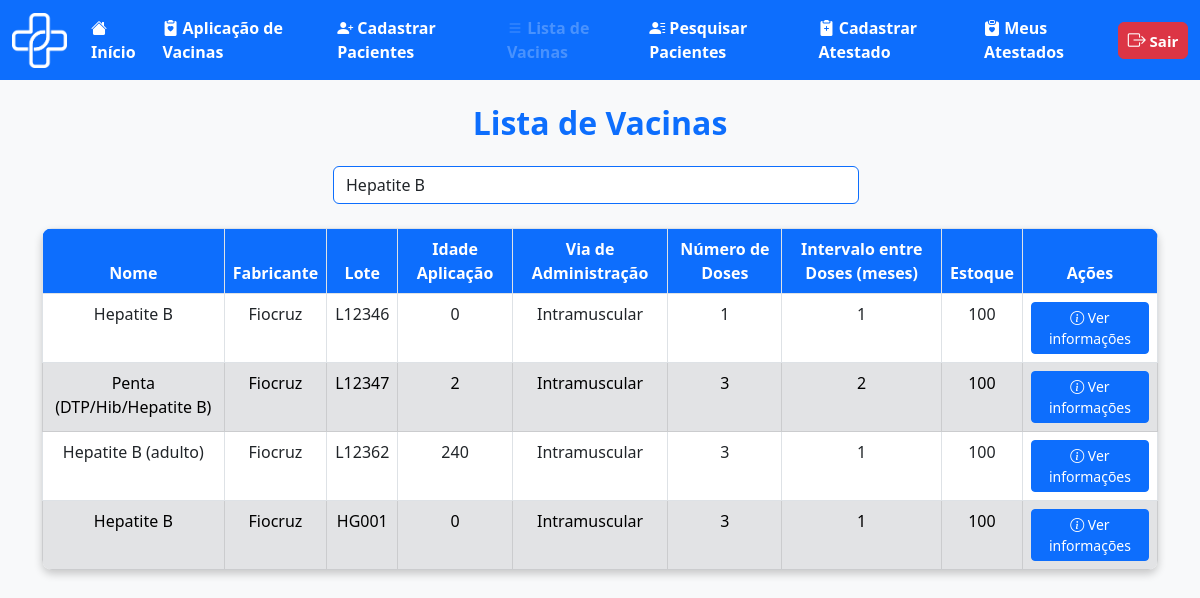
Page /medica/listavac.php?nome_vacina=Hepatite B (signed in) on the earlier database version.
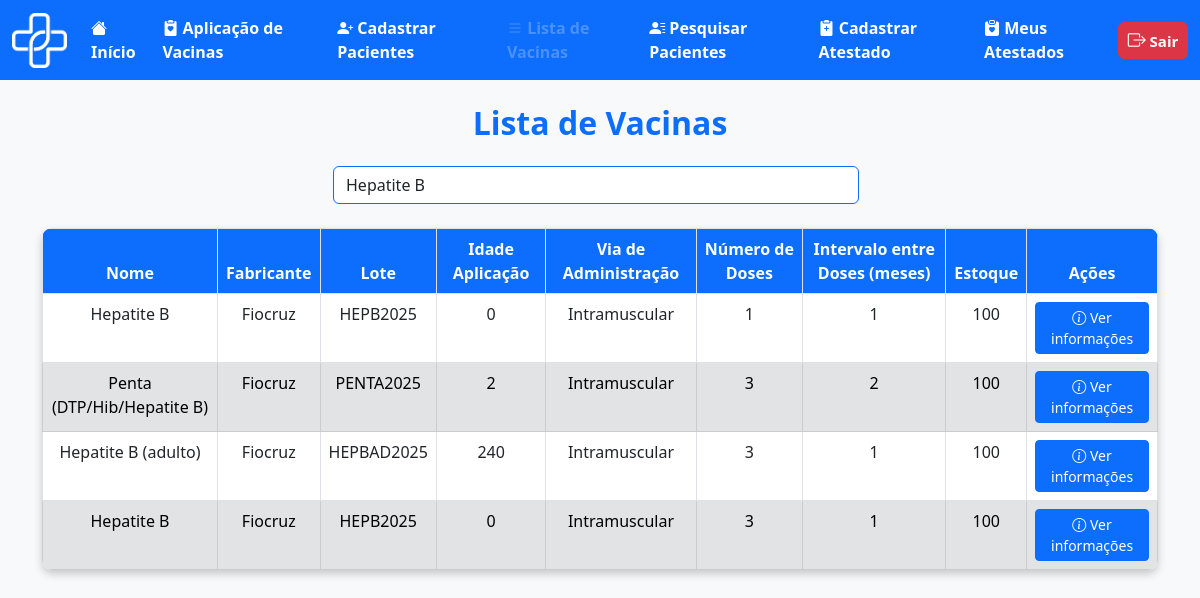
Same page on the later database version.
### tables this page shows
CREATE TABLE `vacina` (
  `id_vaci` int(11) NOT NULL,
  `nome_vaci` varchar(100) NOT NULL,
  `fabri_vaci` varchar(100) NOT NULL,
  `lote_vaci` varchar(50) NOT NULL,
  `idade_aplica` int(3) NOT NULL,
  `via_adimicao` varchar(50) NOT NULL,
  `n_dose` int(1) NOT NULL,
  `intervalo_dose` int(11) NOT NULL,
  `idade_meses_reco` smallint(6) DEFAULT NULL,
  `idade_anos_reco` smallint(6) DEFAULT NULL,
  `estoque` int(11) NOT NULL,
  `id_calendario` int(11) DEFAULT NULL
);

### medica/listavac.php (the view, shortened to what this page needs)
<?php
include('../outros/db_connect.php');
$nome_vacina = '';
if (isset($_GET['nome_vacina'])) {
    $nome_vacina = trim($_GET['nome_vacina']);
}
if (!empty($nome_vacina)) {
    $sql = "SELECT id_vaci, nome_vaci, fabri_vaci, lote_vaci, idade_aplica, via_adimicao, n_dose, intervalo_dose, estoque
            FROM vacina WHERE nome_vaci LIKE ?";
    $stmt = $conn->prepare($sql);
    $like_param = '%' . $nome_vacina . '%';
    $stmt->bind_param('s', $like_param);
    $stmt->execute();
    $result = $stmt->get_result();
} else {
    $sql = "SELECT id_vaci, nome_vaci, fabri_vaci, lote_vaci, idade_aplica, via_adimicao, n_dose, intervalo_dose, estoque
            FROM vacina";
    $result = $conn->query($sql);
}
?>
<!DOCTYPE html>
<html lang="pt-BR">
<head>
    <link href="https://cdn.jsdelivr.net/npm/bootstrap-icons/font/bootstrap-icons.css" rel="stylesheet">
    <link href="https://cdn.jsdelivr.net/npm/bootstrap@5.3.0/dist/css/bootstrap.min.css" rel="stylesheet">
</head>
<body>
    <nav class="navbar navbar-expand-lg bg-primary" data-bs-theme="dark">
        <div class="container-fluid">
            <div class="d-flex align-items-center">
                <img src="../img/logo_vetor.png" alt="Logo DigitalVac" width="55" height="55" class="me-3">
            </div>
            <div class="collapse navbar-collapse" id="navbarNavAltMarkup">
                <div class="navbar-nav">
                    <a class="nav-link active fs-6 fw-bold" href="telainicio.php">
                        <i class="bi bi-house-fill"></i> Início
                    </a>
                    <a class="nav-link active fs-6 fw-bold" href="cadastroaplic.php">
                        <i class="bi bi-clipboard2-heart-fill"></i> Aplicação de Vacinas
                    </a>
                    <a class="nav-link active fs-6 fw-bold" href="cadastropac.html">
                        <i class="bi bi-person-plus-fill"></i> Cadastrar Pacientes
                    </a>
                    <a class="nav-link disabled fs-6 fw-bold" aria-disabled="true" href="listavac.php">
                        <i class="bi bi-list"></i> Lista de Vacinas
                    </a>
                    <a class="nav-link active fs-6 fw-bold" href="pesquisa_paciente.php">
                        <i class="bi bi-person-lines-fill"></i> Pesquisar Pacientes
                    </a>
                    <a class="nav-link active fs-6 fw-bold" href="cadastroatestado.php">
                        <i class="bi bi-clipboard2-plus-fill"></i> Cadastrar Atestado
                    </a>
                    <a class="nav-link active fs-6 fw-bold" href="atestado_medico.php">
                        <i class="bi bi-clipboard-heart-fill"></i> Meus Atestados
                    </a>
                </div>
                <ul class="navbar-nav ms-auto">
                    <li class="nav-item">
                        <a class="btn btn-danger fw-bold px-2 py-1" style="font-size: 15px; min-width: 70px;"
                            href="../outros/sair.php">
                            <i class="bi bi-box-arrow-right" style="font-size: 18px;"></i> Sair
                        </a>
                    </li>
                </ul>
            </div>
        </div>
    </nav>
    <div class="container mt-4">
        <h2 class="text-center text-primary fw-bold">Lista de Vacinas</h2>
        <div class="container-fluid col-md-6 mt-4">
            <form class="d-flex position-relative" role="search" id="form-pesquisa-vacina">
                <input class="form-control me-2 border border-primary" type="search" name="nome_vacina"
                    placeholder="Digite o nome da vacina" value="<?php echo htmlspecialchars($nome_vacina); ?>"
                    id="input-nome-vacina" autocomplete="off">
            </form>
        </div>
        <br>
        <div id="tabela-vacinas" class="d-flex justify-content-center">
            <table class="table table-bordered text-center mx-auto">
                <thead>
                    <tr>
                        <th>Nome</th>
                        <th>Fabricante</th>
                        <th>Lote</th>
                        <th>Idade Aplicação</th>
                        <th>Via de Administração</th>
                        <th>Número de Doses</th>
                        <th>Intervalo entre Doses (meses)</th>
                        <th>Estoque</th>
                        <th>Ações</th>
                    </tr>
                </thead>
                <tbody>
                    <?php
                    $rowIndex = 0;
                    while ($row = $result->fetch_assoc()):
                        if ($rowIndex === 0) {
                            $rowClass = 'bg-white';
                        } else {
                            $rowClass = ($rowIndex % 2 === 1) ? 'table-secondary' : 'bg-white';
                        }
                        ?>
                        <tr class="<?php echo $rowClass; ?>">
                            <td><?php echo htmlspecialchars($row['nome_vaci']); ?></td>
                            <td><?php echo htmlspecialchars($row['fabri_vaci']); ?></td>
                            <td><?php echo htmlspecialchars($row['lote_vaci']); ?></td>
                            <td><?php echo htmlspecialchars($row['idade_aplica']); ?></td>
                            <td><?php echo htmlspecialchars($row['via_adimicao']); ?></td>
                            <td><?php echo htmlspecialchars($row['n_dose']); ?></td>
                            <td><?php echo htmlspecialchars($row['intervalo_dose']); ?></td>
                            <td><?php echo htmlspecialchars($row['estoque']); ?></td>
                            <td>
                                <a href="ver_vacina.php?id_vaci=<?php echo urlencode($row['id_vaci']); ?>"
                                    class="btn btn-primary btn-sm">
                                    <i class="bi bi-info-circle"></i> Ver informações
                                </a>
                            </td>
                        </tr>
                        <?php $rowIndex++; endwhile; ?>
                </tbody>
            </table>
        </div>
    </div>
</body>
</html>

### medica/listavac.php (style rules this page uses)
body { background-color: #f8f9fa; }
.navbar { margin-bottom: 20px; }
.table { background: white; border-radius: 10px; overflow: hidden; box-shadow: 0 4px 8px rgba(0, 0, 0, 0.2); }
.table thead th { background-color: #0d6efd !important; color: white !important; font-weight: bold; }

Differences in the rows shown:
changed vacina (number 1 of 4 on the later page): lote_vaci "L12346" → "HEPB2025"
changed vacina "Penta (DTP/Hib/Hepatite B)": lote_vaci "L12347" → "PENTA2025"
changed vacina "Hepatite B (adulto)": lote_vaci "L12362" → "HEPBAD2025"
changed vacina (number 4 of 4 on the later page): lote_vaci "HG001" → "HEPB2025"
